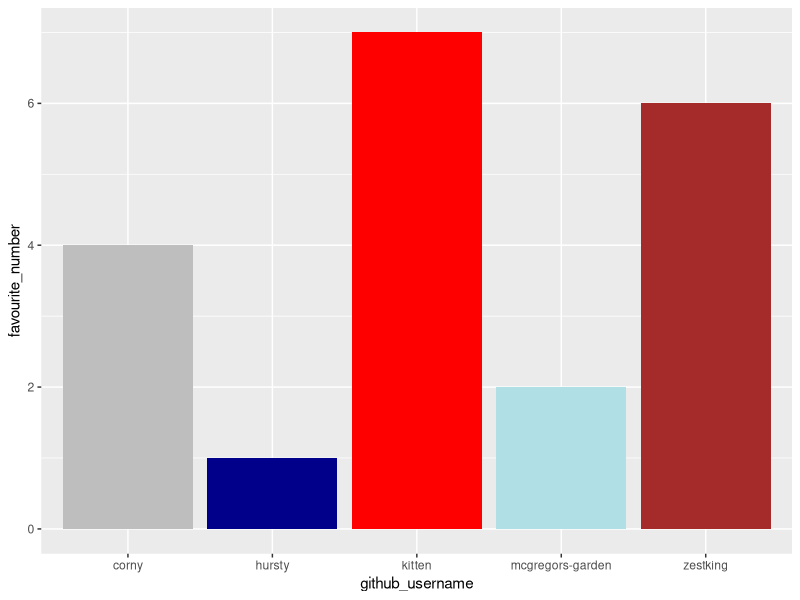
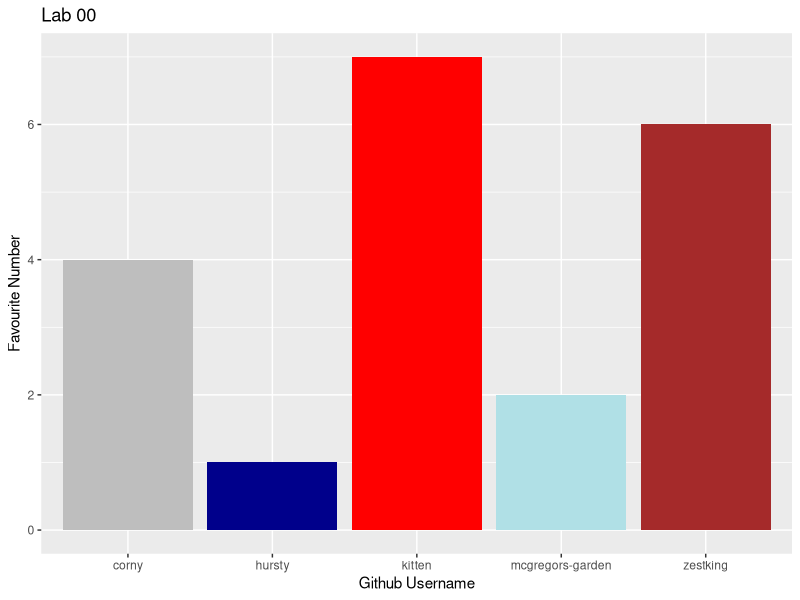
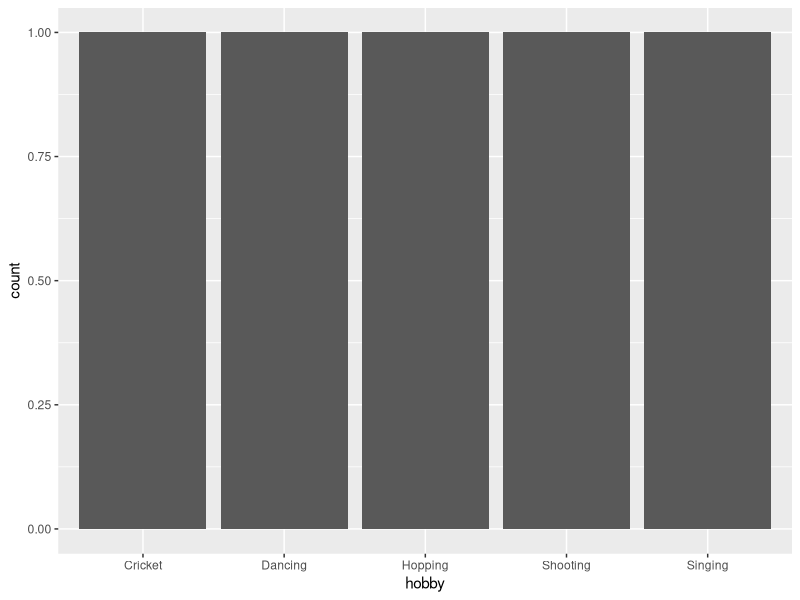

R code for these plots, in order:
## ---- chunk 1
library(tidyverse) 
## ---- chunk 2
team_data <- tibble(
  name = c("Peter Rabbit", "Sean King", "Kitty Ruan", 
           "Will Cornes", "Louis Hursthouse"),
  github_username = c("mcgregors-garden", "zestking", "kitten", 
                      "corny", "hursty"), 
  colour = c("powderblue", "brown", "red", 
             "grey", "darkblue"),
  hobby = c("Hopping", "Singing", "Dancing", 
            "Shooting", "Cricket"),
  favourite_number = c(2, 6, 7, 4, 1)
  )

team_data
## ---- chunk 3
p1 <- ggplot(data = team_data, 
             mapping = aes(x = github_username, 
                           y = favourite_number,
                           fill = colour), 
             ) +
   geom_col() +
   scale_fill_identity()
p1
## ---- chunk 4
p1 + labs(x = "Github Username", 
          y = "Favourite Number",
          title = "Lab 00")
## ---- chunk 5
p2 <- ggplot(team_data, aes(x = hobby)) +
  geom_bar()
p2
